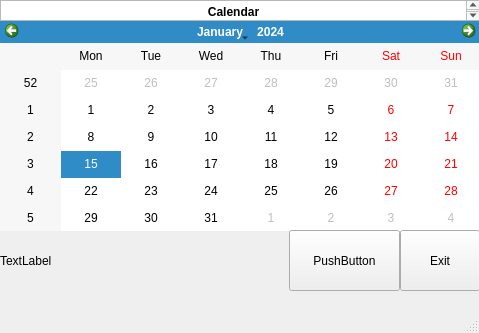
<?xml version="1.0" encoding="UTF-8"?>
<ui version="4.0">
 <class>MainWindow</class>
 <widget class="QMainWindow" name="MainWindow">
  <property name="geometry">
   <rect>
    <x>0</x>
    <y>0</y>
    <width>479</width>
    <height>333</height>
   </rect>
  </property>
  <property name="focusPolicy">
   <enum>Qt::NoFocus</enum>
  </property>
  <property name="windowTitle">
   <string>MainWindow</string>
  </property>
  <widget class="QWidget" name="centralwidget">
   <widget class="QWidget" name="verticalLayoutWidget">
    <property name="geometry">
     <rect>
      <x>0</x>
      <y>20</y>
      <width>481</width>
      <height>211</height>
     </rect>
    </property>
    <layout class="QVBoxLayout" name="verticalLayout">
     <item>
      <widget class="QCalendarWidget" name="calendarWidget"/>
     </item>
    </layout>
   </widget>
   <widget class="QTextEdit" name="textEdit">
    <property name="geometry">
     <rect>
      <x>0</x>
      <y>0</y>
      <width>481</width>
      <height>21</height>
     </rect>
    </property>
    <property name="html">
     <string>&lt;!DOCTYPE HTML PUBLIC &quot;-//W3C//DTD HTML 4.0//EN&quot; &quot;http://www.w3.org/TR/REC-html40/strict.dtd&quot;&gt;
&lt;html&gt;&lt;head&gt;&lt;meta name=&quot;qrichtext&quot; content=&quot;1&quot; /&gt;&lt;style type=&quot;text/css&quot;&gt;
p, li { white-space: pre-wrap; }
&lt;/style&gt;&lt;/head&gt;&lt;body style=&quot; font-family:'Sans Serif'; font-size:9pt; font-weight:400; font-style:normal;&quot;&gt;
&lt;p align=&quot;center&quot; style=&quot; margin-top:0px; margin-bottom:0px; margin-left:0px; margin-right:0px; -qt-block-indent:0; text-indent:0px;&quot;&gt;&lt;span style=&quot; font-weight:600;&quot;&gt;Calendar&lt;/span&gt;&lt;/p&gt;&lt;/body&gt;&lt;/html&gt;</string>
    </property>
   </widget>
   <widget class="QPushButton" name="pushExitButton">
    <property name="geometry">
     <rect>
      <x>400</x>
      <y>230</y>
      <width>80</width>
      <height>61</height>
     </rect>
    </property>
    <property name="focusPolicy">
     <enum>Qt::ClickFocus</enum>
    </property>
    <property name="text">
     <string>Exit</string>
    </property>
    <property name="autoDefault">
     <bool>false</bool>
    </property>
    <property name="default">
     <bool>false</bool>
    </property>
    <property name="flat">
     <bool>false</bool>
    </property>
   </widget>
   <widget class="QLabel" name="testlabel">
    <property name="geometry">
     <rect>
      <x>0</x>
      <y>230</y>
      <width>281</width>
      <height>61</height>
     </rect>
    </property>
    <property name="text">
     <string>TextLabel</string>
    </property>
   </widget>
   <widget class="QPushButton" name="pushGridButton">
    <property name="geometry">
     <rect>
      <x>289</x>
      <y>230</y>
      <width>111</width>
      <height>61</height>
     </rect>
    </property>
    <property name="text">
     <string>PushButton</string>
    </property>
   </widget>
  </widget>
  <widget class="QMenuBar" name="menubar">
   <property name="geometry">
    <rect>
     <x>0</x>
     <y>0</y>
     <width>479</width>
     <height>20</height>
    </rect>
   </property>
  </widget>
  <widget class="QStatusBar" name="statusbar"/>
 </widget>
 <resources/>
 <connections/>
</ui>
